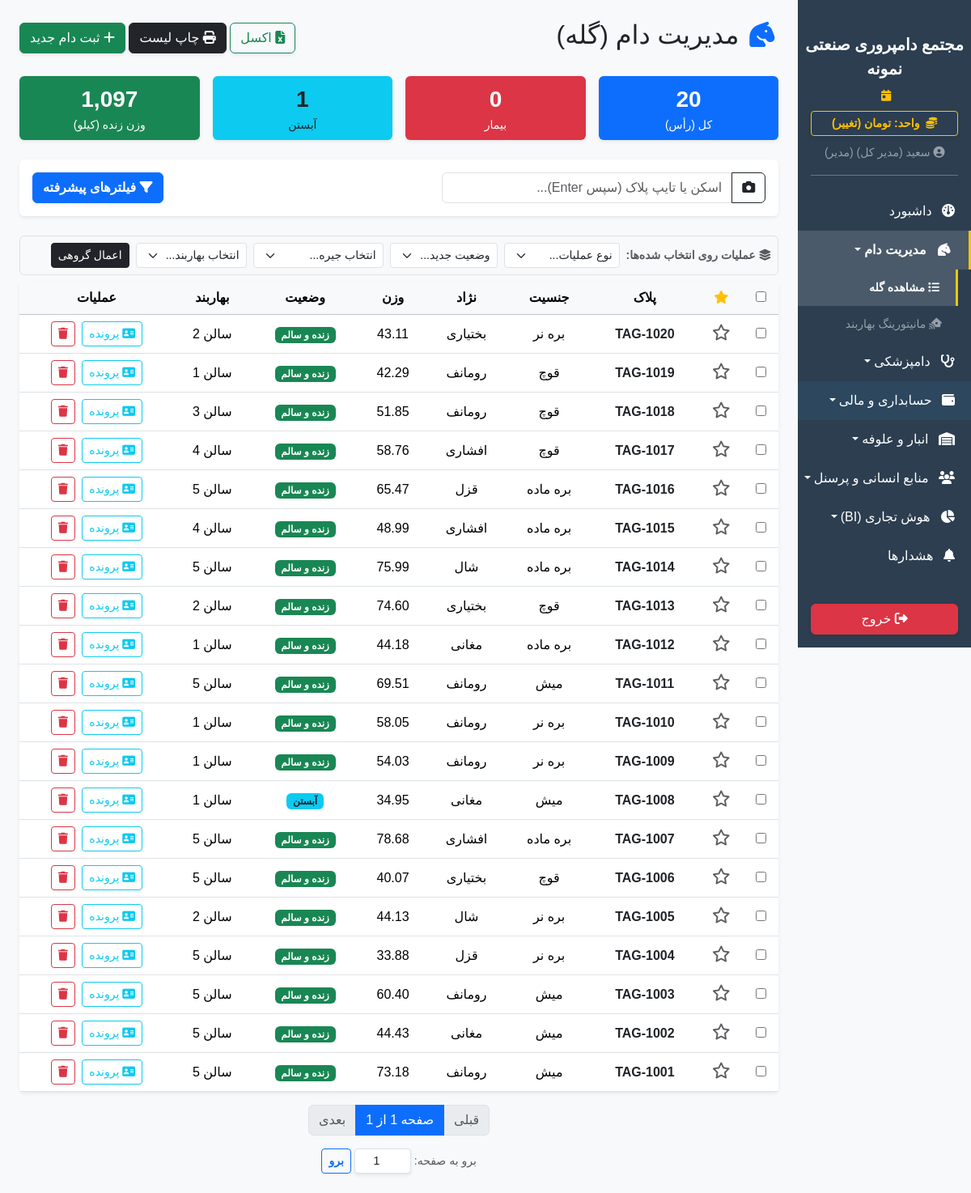
Before: /livestock/ (signed in) with the older database file.
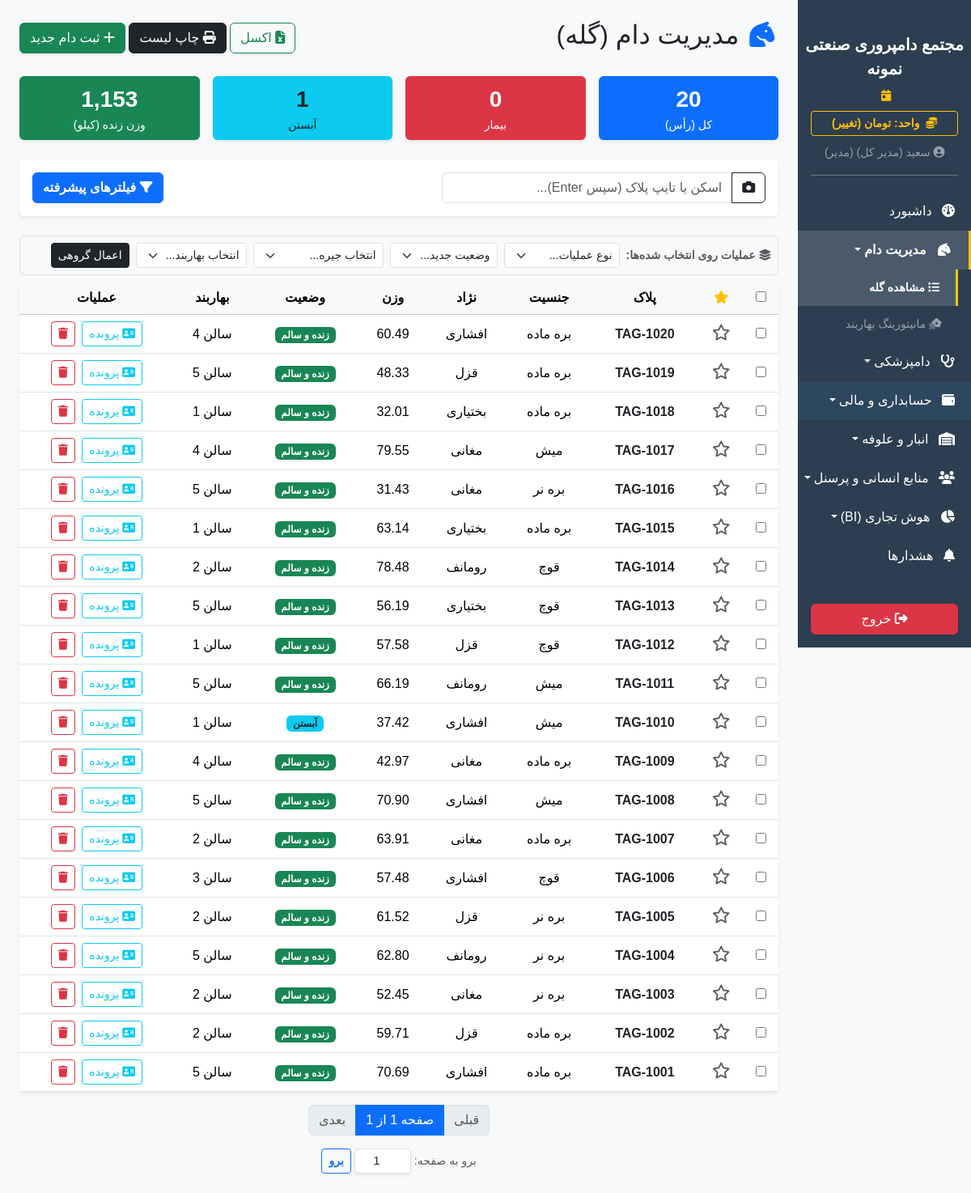
After: the same page with the newer database file.
### app/models.py (models this page shows)
class Sheep(db.Model):
    id = db.Column(db.Integer, primary_key=True)
    ear_tag = db.Column(db.String(50), unique=True, nullable=False)
    breed = db.Column(db.String(50), nullable=True)
    gender = db.Column(db.String(20), nullable=False)
    birth_date = db.Column(db.Date, nullable=True)
    entry_date = db.Column(db.DateTime, default=datetime.utcnow)
    weight = db.Column(Numeric(18, 2), nullable=True)
    purchase_price = db.Column(Numeric(18, 2), default=0.0)
    last_heat_date = db.Column(db.Date, nullable=True)
    target_weight = db.Column(Numeric(18, 2), nullable=True)
    sale_price = db.Column(Numeric(18, 2), default=0.0)
    sale_date = db.Column(db.Date, nullable=True)
    buyer_category_id = db.Column(db.Integer, db.ForeignKey('buyer_category.id'), nullable=True)
    buyer_category = db.relationship('BuyerCategory', backref='sold_sheeps')
    status = db.Column(db.String(50), default='زنده و سالم')
    purpose = db.Column(db.String(50), nullable=True)
    qr_code_path = db.Column(db.String(200), nullable=True)
    death_reason = db.Column(db.String(200), nullable=True)
    is_starred = db.Column(db.Boolean, default=False)
    mother_id = db.Column(db.Integer, db.ForeignKey('sheep.id', ondelete='SET NULL'), nullable=True, index=True)
    father_id = db.Column(db.Integer, db.ForeignKey('sheep.id', ondelete='SET NULL'), nullable=True, index=True)
    feed_ration_id = db.Column(db.Integer, db.ForeignKey('feed_ration.id', ondelete='SET NULL'), nullable=True, index=True)
    pen_id = db.Column(db.Integer, db.ForeignKey('pen.id', ondelete='SET NULL'), nullable=True, index=True)
    is_deleted = db.Column(db.Boolean, default=False)
    ration = db.relationship('FeedRation', backref='sheep_list')
    weight_records = db.relationship('WeightRecord', backref='sheep', lazy=True, cascade="all, delete-orphan")
    medical_records = db.relationship('MedicalRecord', backref='sheep', lazy=True, cascade="all, delete-orphan")
    birth_records = db.relationship('BirthRecord', foreign_keys='BirthRecord.mother_id', backref='mother', lazy=True, cascade="all, delete-orphan")
    lactation_records = db.relationship('LactationRecord', backref='sheep', lazy=True, cascade="all, delete-orphan")

class Pen(db.Model):
    id = db.Column(db.Integer, primary_key=True)
    name = db.Column(db.String(100), nullable=False)
    capacity = db.Column(db.Integer, default=50)
    pen_type = db.Column(db.String(50), nullable=False)
    sheep_list = db.relationship('Sheep', backref='pen', lazy=True)

### app/blueprints/livestock.py (the view)
@livestock_bp.route('/')
@login_required
def index():
    today = datetime.now(UTC).date()
    maturity_days = int(get_setting('maturity_days', 240))
    maturity_date = today - timedelta(days=maturity_days)
    lambs_to_update = Sheep.query.filter(
        Sheep.gender.in_(['بره ماده', 'بره نر', 'نامشخص']),
        Sheep.birth_date <= maturity_date
    ).all()
    if lambs_to_update:
        for lamb in lambs_to_update:
            if 'ماده' in lamb.gender:
                lamb.gender = 'میش'
            else:
                lamb.gender = 'قوچ'
        db.session.commit()
    rations = FeedRation.query.all()
    pens = Pen.query.all()
    breeds = BreedCategory.query.all()
    statuses = StatusCategory.query.all()
    from sqlalchemy import func
    total_sheep = Sheep.query.filter(Sheep.is_deleted == False, Sheep.status.notin_(['تلف شده', 'مرده', 'فروخته شده'])).count()
    sick_count = Sheep.query.filter_by(status='بیمار').count()
    pregnant_count = Sheep.query.filter_by(status='آبستن').count()
    total_live_weight = db.session.query(func.sum(Sheep.weight)).filter(Sheep.status.notin_(['تلف شده', 'مرده', 'فروخته شده'])).scalar() or 0.0
    query = Sheep.query.filter(Sheep.is_deleted == False)
    search_q = request.args.get('search', '').strip()
    gender_q = request.args.get('gender', 'همه')
    breed_q = request.args.get('breed', 'همه')
    status_q = request.args.get('status', 'فعال')
    min_w = request.args.get('min_weight', type=float)
    max_w = request.args.get('max_weight', type=float)
    starred_q = request.args.get('starred')
    if search_q: query = query.filter(Sheep.ear_tag.ilike(f"%{search_q}%"))
    if gender_q != 'همه': query = query.filter(Sheep.gender == gender_q)
    if breed_q != 'همه': query = query.filter(Sheep.breed == breed_q)
    if status_q == 'فعال': query = query.filter(Sheep.status.notin_(['فروخته شده', 'تلف شده', 'مرده']))
    elif status_q == 'بایگانی': query = query.filter(Sheep.status.in_(['فروخته شده', 'تلف شده', 'مرده']))
    elif status_q != 'همه': query = query.filter(Sheep.status == status_q)
    if min_w is not None: query = query.filter(Sheep.weight >= min_w)
    if max_w is not None: query = query.filter(Sheep.weight <= max_w)
    if starred_q == '1': query = query.filter(Sheep.is_starred.is_(True))
    page = request.args.get('page', 1, type=int)
    page_size = int(get_setting('page_size', 50))
    sheeps_pagination = query.order_by(Sheep.id.desc()).paginate(page=page, per_page=page_size)
    return render_template('livestock/index.html',
                           sheeps=sheeps_pagination, rations=rations, pens=pens, breeds=breeds, statuses=statuses,
                           total_sheep=total_sheep, sick_count=sick_count, pregnant_count=pregnant_count, total_live_weight=total_live_weight,
                           current_search=search_q, current_gender=gender_q, current_breed=breed_q, current_status=status_q,
                           current_min_w=min_w, current_max_w=max_w, current_starred=starred_q)

### app/__init__.py (called while the page is built)
def get_system_setting(key, default):
    from app.models import SystemSetting
    s = SystemSetting.query.filter_by(key=key).first()
    return s.value if s else default

### app/blueprints/dashboard.py (called while the page is built)
def get_setting(key, default):
    setting = SystemSetting.query.filter_by(key=key).first()
    return setting.value if setting else default

@dashboard_bp.app_context_processor
def inject_settings():
    try:
        all_settings = {s.key: s.value for s in SystemSetting.query.all()}
    except:
        all_settings = {}
    return dict(system_settings=all_settings)

### app/templates/livestock/index.html (shortened to what the changed rows need)
{% extends 'base.html' %}
{% block content %}
<div class="d-flex justify-content-between align-items-center mb-4 flex-wrap gap-2">
    <h2><i class="fa-solid fa-horse-head text-primary"></i> مدیریت دام (گله)</h2>
</div>
<div class="row g-3 mb-4">
    <div class="col-md-3 col-6"><div class="card bg-success text-white text-center py-2 shadow-sm border-0"><div class="fw-bold fs-3">{{ "{:,.0f}".format(total_live_weight) }}</div><small>وزن زنده (کیلو)</small></div></div>
</div>
<form action="{{ url_for('livestock.bulk_action') }}" method="POST">
    <div class="card shadow-sm border-0 mb-3">
        <div class="card-body p-0">
            <div class="table-responsive">
                <table class="table table-hover align-middle text-center mb-0" id="sheepTable">
                    <thead class="table-light">
                        <tr>
                            <th><input type="checkbox" id="selectAll" onclick="toggleAll(this)"></th>
                            <th><i class="fa-solid fa-star text-warning"></i></th>
                            <th>پلاک</th><th>جنسیت</th><th>نژاد</th><th>وزن</th><th>وضعیت</th><th>بهاربند</th><th>عملیات</th>
                        </tr>
                    </thead>
                    <tbody>
                        {% for sheep in sheeps.items %}
                        <tr>
                            <td><input type="checkbox" name="sheep_ids" value="{{ sheep.id }}" class="sheep-checkbox"></td>
                            <td>
                                <a href="javascript:void(0);" onclick="toggleStar(this, {{ sheep.id }})" class="text-decoration-none">
                                    <i class="{% if sheep.is_starred %}fa-solid fa-star text-warning{% else %}fa-regular fa-star text-muted{% endif %} fs-5"></i>
                                </a>
                            </td>
                            <td class="fw-bold tag-col"><a href="{{ url_for('livestock.profile', id=sheep.id) }}" id="link-{{ sheep.ear_tag }}" class="text-decoration-none text-dark">{{ sheep.ear_tag }}</a></td>
                            <td class="gender-col">{{ sheep.gender }}</td>
                            <td class="breed-col">{{ sheep.breed or '-' }}</td>
                            <td class="weight-col">{{ sheep.weight }}</td>
                            <td class="status-col">
                                <span class="badge {% if sheep.status == 'زنده و سالم' %}bg-success{% elif sheep.status == 'بیمار' %}bg-danger{% elif sheep.status == 'قرنطینه' %}bg-warning text-dark{% elif sheep.status == 'آبستن' %}bg-info text-dark{% elif sheep.status == 'تلف شده' or sheep.status == 'مرده' %}bg-dark{% else %}bg-secondary{% endif %}">{{ sheep.status }}</span>
                            </td>
                            <td>{{ sheep.pen.name if sheep.pen else '-' }}</td>
                            <td>
                                <a href="{{ url_for('livestock.profile', id=sheep.id) }}" class="btn btn-sm btn-outline-info" title="پرونده دام"><i class="fa-solid fa-address-card"></i> پرونده</a>
                                {% if current_user.role == 'مدیر' %}
                                <form method="POST" action="{{ url_for('livestock.delete_sheep', id=sheep.id) }}" style="display:inline" onsubmit="return confirm('آیا از حذف کامل این دام مطمئن هستید؟')"><button type="submit" class="btn btn-sm btn-outline-danger ms-1"><i class="fa-solid fa-trash"></i></button></form>
                                {% endif %}
                            </td>
                        </tr>
                        {% else %}
                        <tr><td colspan="9" class="text-center py-5 text-muted">هیچ دامی یافت نشد.</td></tr>
                        {% endfor %}
                    </tbody>
                </table>
            </div>
        </div>
    </div>
</form>
{% endblock %}

Changed rows visible on the page:
changed Sheep "TAG-1020": gender "بره نر" → "بره ماده"; breed "بختیاری" → "افشاری"; weight "43.11" → "60.49"; pen "سالن 2" → "سالن 4"
changed Sheep "TAG-1019": gender "قوچ" → "بره ماده"; breed "رومانف" → "قزل"; weight "42.29" → "48.33"; pen "سالن 1" → "سالن 5"
changed Sheep "TAG-1018": gender "قوچ" → "بره ماده"; breed "رومانف" → "بختیاری"; weight "51.85" → "32.01"; pen "سالن 3" → "سالن 1"
changed Sheep "TAG-1017": gender "قوچ" → "میش"; breed "افشاری" → "مغانی"; weight "58.76" → "79.55"
changed Sheep "TAG-1016": gender "بره ماده" → "بره نر"; breed "قزل" → "مغانی"; weight "65.47" → "31.43"
changed Sheep "TAG-1015": breed "افشاری" → "بختیاری"; weight "48.99" → "63.14"; pen "سالن 4" → "سالن 1"
changed Sheep "TAG-1014": gender "بره ماده" → "قوچ"; breed "شال" → "رومانف"; weight "75.99" → "78.48"; pen "سالن 5" → "سالن 2"
changed Sheep "TAG-1013": weight "74.60" → "56.19"; pen "سالن 2" → "سالن 5"
changed Sheep "TAG-1012": gender "بره ماده" → "قوچ"; breed "مغانی" → "قزل"; weight "44.18" → "57.58"
changed Sheep "TAG-1011": weight "69.51" → "66.19"
changed Sheep "TAG-1010": gender "بره نر" → "میش"; breed "رومانف" → "افشاری"; weight "58.05" → "37.42"; status "زنده و سالم" → "آبستن"
changed Sheep "TAG-1009": gender "بره نر" → "بره ماده"; breed "رومانف" → "مغانی"; weight "54.03" → "42.97"; pen "سالن 1" → "سالن 4"
changed Sheep "TAG-1008": breed "مغانی" → "افشاری"; weight "34.95" → "70.90"; status "آبستن" → "زنده و سالم"; pen "سالن 1" → "سالن 5"
changed Sheep "TAG-1007": breed "افشاری" → "مغانی"; weight "78.68" → "63.91"; pen "سالن 5" → "سالن 2"
changed Sheep "TAG-1006": breed "بختیاری" → "افشاری"; weight "40.07" → "57.48"; pen "سالن 5" → "سالن 3"
changed Sheep "TAG-1005": breed "شال" → "قزل"; weight "44.13" → "61.52"
changed Sheep "TAG-1004": breed "قزل" → "رومانف"; weight "33.88" → "62.80"
changed Sheep "TAG-1003": gender "میش" → "بره نر"; breed "رومانف" → "مغانی"; weight "60.40" → "52.45"; pen "سالن 5" → "سالن 2"
changed Sheep "TAG-1002": gender "میش" → "بره ماده"; breed "مغانی" → "قزل"; weight "44.43" → "59.71"; pen "سالن 5" → "سالن 2"
changed Sheep "TAG-1001": gender "میش" → "بره ماده"; breed "رومانف" → "افشاری"; weight "73.18" → "70.69"
Other visible differences:
{{ "{:,.0f}".format(total_live_weight) }}: "1,097" → "1,153"
